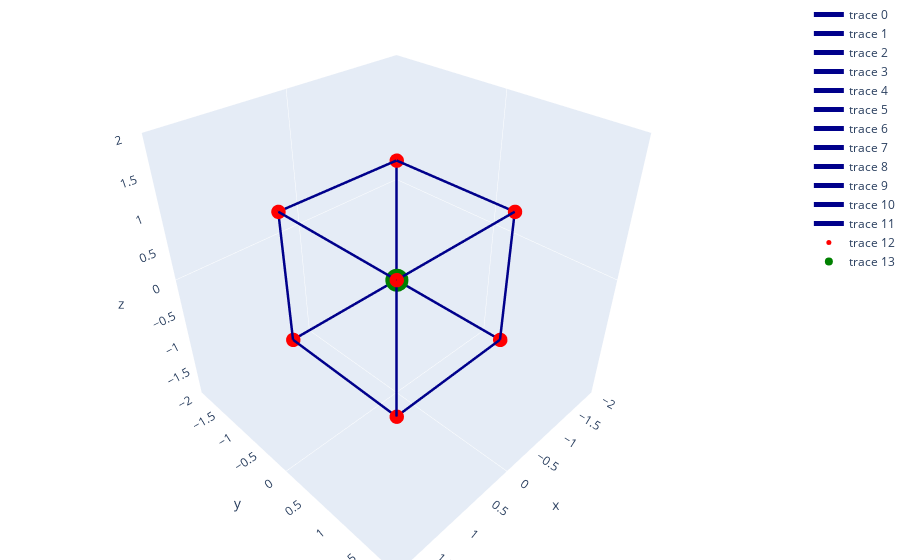

The code cell stored with this chart in its notebook:
### Markdown cell above
## The Simplex Algorithm

At a high level, the simplex algorithm is a greedy algorithm that is based on the properties of polyhedra: a geometric object that is closely related to linear programs. Let us first understand polyhedra briefly and then provide a description of how Simplex works.

Consider a LP of the form 

$$\begin{array}{rcllll}
\max & c_1 x_1 + \cdots + c_n x_n &  & \text{Obj. Fun.} \\
\mathsf{s.t.} & A_{11} x_1 + \cdots + A_{1n} x_n & \leq b_1 & \text{Constr. 1 } \\ 
& \ddots & \vdots \\ 
& A_{m1}x_1 + \cdots + A_{mn}x_n & \leq b_m & \text{Constr. m } \\ 
\end{array}$$

There are $n$ decision variables $x_1, \ldots, x_n$ and $m$ constraints shown above. A point $(x_1, \ldots, x_n)$ in 
$n-$ dimensional space is feasible for the LP if it satisfies each and every one of the $m$ constraints.  The set of all feasible points forms the feasible region. 

### Important Note

We will focus our presentation for the case when the LP has an optimal solution. Note that it is relatively easy to handle the case when the LP is infeasible or unbounded but that introduces more caveats and is the subject of a dedicated course on this topic rather than a brief presentation.

#### Example - 1
As an example, consider the following LP:

$$ \begin{array}{rcccll}
\max & x &+ y& - z \\ 
& x & & & \leq 1 \\ 
& -x && & \leq 1 \\ 
& & y&  & \leq 1 \\ 
& & -y& & \leq 1 \\ 
& && z & \leq 1 \\ 
& && -z & \leq 1 \\ 
\end{array}$$

A point $(x, y, z)$ is feasible if it satisfies the constraints. The constraints for this LP are particularly simple: they specify that $x$ must be between $[-1, 1]$ and similarly for $y, z$.  Therefore, the feasible region is a cube with $8$ corners as shown below:

![cube-diagram.png](attachment:cube-diagram.png)

Notice that each face of the cube corresponds to one of the constraints. For instance the top face represents the constraint $z \leq 1$ and points on that face satisfy $z = 1$.  Similarly the "left" face represents the constraint $ -y \leq 1$ (or $y \geq -1$) and all the points on the face satisfy $y = -1$. 



Thus, the constraints of a LP define faces and the region bounded by all the faces forms a (convex) polyhedron.  A cube is an example of such a polyhedron. In two dimensions (if the problem had just two decision variables instead of three), a polyhedron is called a polygon.

~~~
The feasible region of an LP is called a polyhedron: a region in space bounded by a set of faces which are hyperplanes.  These faces arise from each of the constraints in the LP. 
~~~

### Code cell
import plotly.graph_objects as go
import numpy as np

# Define the vertices of the cube
vertices = np.array([
    [-1, -1, -1],
    [1, -1, -1],
    [1, 1, -1],
    [-1, 1, -1],
    [-1, -1, 1],
    [1, -1, 1],
    [1, 1, 1],
    [-1, 1, 1]
])

# Define the edges connecting vertices
edges = [
    [0, 1], [1, 2], [2, 3], [3, 0], # bottom edges
    [4, 5], [5, 6], [6, 7], [7, 4], # top edges
    [0, 4], [1, 5], [2, 6], [3, 7]  # side edges
]

# Create the figure
fig = go.Figure()

# Add edges
for edge in edges:
    fig.add_trace(go.Scatter3d(
        x=vertices[edge, 0],
        y=vertices[edge, 1],
        z=vertices[edge, 2],
        mode='lines',
        line=dict(color='darkblue', width=5)
    ))

# Add vertices
fig.add_trace(go.Scatter3d(
    x=vertices[:, 0],
    y=vertices[:, 1],
    z=vertices[:, 2],
    mode='markers',
    marker=dict(color='red', size=5)
))

# Add origin
fig.add_trace(go.Scatter3d(
    x=[0],y=[0],z=[0], mode='markers',
    marker=dict(color='green', size=8)
))

# Set the layout
fig.update_layout(
    scene=dict(
        xaxis=dict(range=[-2, 2], showgrid=False),
        yaxis=dict(range=[-2, 2], showgrid=False),
        zaxis=dict(range=[-2, 2], showgrid=False),
        aspectratio=dict(x=1, y=1, z=1)
    ),
    margin=dict(l=0, r=0, b=0, t=0)
)

# Show the figure
fig.show()

### Figure 1 — Plotly figure (JSON) as saved in the notebook; plotly's stock layout.template omitted (floating-point values rounded to 4 significant figures)
{"data": [{"line": {"color": "darkblue", "width": 5}, "mode": "lines", "type": "scatter3d", "x": [-1, 1], "y": [-1, -1], "z": [-1, -1]}, {"line": {"color": "darkblue", "width": 5}, "mode": "lines", "type": "scatter3d", "x": [1, 1], "y": [-1, 1], "z": [-1, -1]}, {"line": {"color": "darkblue", "width": 5}, "mode": "lines", "type": "scatter3d", "x": [1, -1], "y": [1, 1], "z": [-1, -1]}, {"line": {"color": "darkblue", "width": 5}, "mode": "lines", "type": "scatter3d", "x": [-1, -1], "y": [1, -1], "z": [-1, -1]}, {"line": {"color": "darkblue", "width": 5}, "mode": "lines", "type": "scatter3d", "x": [-1, 1], "y": [-1, -1], "z": [1, 1]}, {"line": {"color": "darkblue", "width": 5}, "mode": "lines", "type": "scatter3d", "x": [1, 1], "y": [-1, 1], "z": [1, 1]}, {"line": {"color": "darkblue", "width": 5}, "mode": "lines", "type": "scatter3d", "x": [1, -1], "y": [1, 1], "z": [1, 1]}, {"line": {"color": "darkblue", "width": 5}, "mode": "lines", "type": "scatter3d", "x": [-1, -1], "y": [1, -1], "z": [1, 1]}, {"line": {"color": "darkblue", "width": 5}, "mode": "lines", "type": "scatter3d", "x": [-1, -1], "y": [-1, -1], "z": [-1, 1]}, {"line": {"color": "darkblue", "width": 5}, "mode": "lines", "type": "scatter3d", "x": [1, 1], "y": [-1, -1], "z": [-1, 1]}, {"line": {"color": "darkblue", "width": 5}, "mode": "lines", "type": "scatter3d", "x": [1, 1], "y": [1, 1], "z": [-1, 1]}, {"line": {"color": "darkblue", "width": 5}, "mode": "lines", "type": "scatter3d", "x": [-1, -1], "y": [1, 1], "z": [-1, 1]}, {"marker": {"color": "red", "size": 5}, "mode": "markers", "type": "scatter3d", "x": [-1, 1, 1, -1, -1, 1, 1, -1], "y": [-1, -1, 1, 1, -1, -1, 1, 1], "z": [-1, -1, -1, -1, 1, 1, 1, 1]}, {"marker": {"color": "green", "size": 8}, "mode": "markers", "type": "scatter3d", "x": [0], "y": [0], "z": [0]}], "layout": {"margin": {"b": 0, "l": 0, "r": 0, "t": 0}, "scene": {"aspectratio": {"x": 1, "y": 1, "z": 1}, "xaxis": {"range": [-2, 2], "showgrid": false}, "yaxis": {"range": [-2, 2], "showgrid": false}, "zaxis": {"range": [-2, 2], "showgrid": false}}}}
